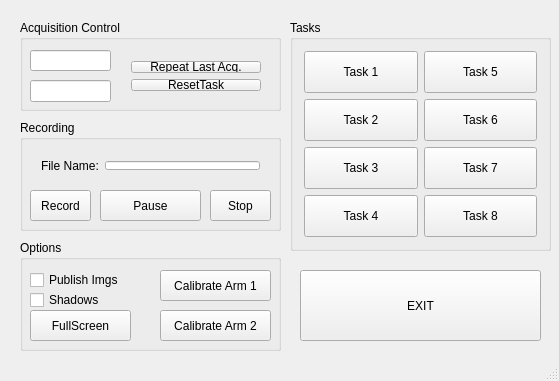
<?xml version="1.0" encoding="UTF-8"?>
<ui version="4.0">
 <class>MainWindow</class>
 <widget class="QMainWindow" name="MainWindow">
  <property name="geometry">
   <rect>
    <x>0</x>
    <y>0</y>
    <width>559</width>
    <height>381</height>
   </rect>
  </property>
  <property name="windowTitle">
   <string>MainWindow</string>
  </property>
  <widget class="QWidget" name="centralWidget">
   <widget class="QGroupBox" name="groupBox">
    <property name="geometry">
     <rect>
      <x>290</x>
      <y>20</y>
      <width>261</width>
      <height>231</height>
     </rect>
    </property>
    <property name="autoFillBackground">
     <bool>true</bool>
    </property>
    <property name="title">
     <string>Tasks</string>
    </property>
    <property name="checkable">
     <bool>false</bool>
    </property>
    <layout class="QGridLayout" name="gridLayout">
     <item row="1" column="0">
      <widget class="QPushButton" name="button_task_1">
       <property name="sizePolicy">
        <sizepolicy hsizetype="Minimum" vsizetype="Expanding">
         <horstretch>0</horstretch>
         <verstretch>0</verstretch>
        </sizepolicy>
       </property>
       <property name="styleSheet">
        <string notr="true">
</string>
       </property>
       <property name="text">
        <string>Task 1</string>
       </property>
       <property name="checkable">
        <bool>true</bool>
       </property>
       <attribute name="buttonGroup">
        <string notr="true">buttonGroup</string>
       </attribute>
      </widget>
     </item>
     <item row="3" column="0">
      <widget class="QPushButton" name="button_task_3">
       <property name="sizePolicy">
        <sizepolicy hsizetype="Minimum" vsizetype="Expanding">
         <horstretch>0</horstretch>
         <verstretch>0</verstretch>
        </sizepolicy>
       </property>
       <property name="text">
        <string>Task 3</string>
       </property>
       <property name="checkable">
        <bool>true</bool>
       </property>
       <attribute name="buttonGroup">
        <string notr="true">buttonGroup</string>
       </attribute>
      </widget>
     </item>
     <item row="2" column="0">
      <widget class="QPushButton" name="button_task_2">
       <property name="sizePolicy">
        <sizepolicy hsizetype="Minimum" vsizetype="Expanding">
         <horstretch>0</horstretch>
         <verstretch>0</verstretch>
        </sizepolicy>
       </property>
       <property name="text">
        <string>Task 2</string>
       </property>
       <property name="checkable">
        <bool>true</bool>
       </property>
       <attribute name="buttonGroup">
        <string notr="true">buttonGroup</string>
       </attribute>
      </widget>
     </item>
     <item row="5" column="0">
      <widget class="QPushButton" name="button_task_4">
       <property name="sizePolicy">
        <sizepolicy hsizetype="Minimum" vsizetype="Expanding">
         <horstretch>0</horstretch>
         <verstretch>0</verstretch>
        </sizepolicy>
       </property>
       <property name="styleSheet">
        <string notr="true"/>
       </property>
       <property name="text">
        <string>Task 4</string>
       </property>
       <property name="checkable">
        <bool>true</bool>
       </property>
       <attribute name="buttonGroup">
        <string notr="true">buttonGroup</string>
       </attribute>
      </widget>
     </item>
     <item row="5" column="1">
      <widget class="QPushButton" name="button_task_8">
       <property name="sizePolicy">
        <sizepolicy hsizetype="Minimum" vsizetype="Expanding">
         <horstretch>0</horstretch>
         <verstretch>0</verstretch>
        </sizepolicy>
       </property>
       <property name="text">
        <string>Task 8</string>
       </property>
       <property name="checkable">
        <bool>true</bool>
       </property>
       <attribute name="buttonGroup">
        <string notr="true">buttonGroup</string>
       </attribute>
      </widget>
     </item>
     <item row="1" column="1">
      <widget class="QPushButton" name="button_task_5">
       <property name="sizePolicy">
        <sizepolicy hsizetype="Minimum" vsizetype="Expanding">
         <horstretch>0</horstretch>
         <verstretch>0</verstretch>
        </sizepolicy>
       </property>
       <property name="text">
        <string>Task 5</string>
       </property>
       <property name="checkable">
        <bool>true</bool>
       </property>
       <attribute name="buttonGroup">
        <string notr="true">buttonGroup</string>
       </attribute>
      </widget>
     </item>
     <item row="2" column="1">
      <widget class="QPushButton" name="button_task_6">
       <property name="sizePolicy">
        <sizepolicy hsizetype="Minimum" vsizetype="Expanding">
         <horstretch>0</horstretch>
         <verstretch>0</verstretch>
        </sizepolicy>
       </property>
       <property name="text">
        <string>Task 6</string>
       </property>
       <property name="checkable">
        <bool>true</bool>
       </property>
       <attribute name="buttonGroup">
        <string notr="true">buttonGroup</string>
       </attribute>
      </widget>
     </item>
     <item row="3" column="1">
      <widget class="QPushButton" name="button_task_7">
       <property name="sizePolicy">
        <sizepolicy hsizetype="Minimum" vsizetype="Expanding">
         <horstretch>0</horstretch>
         <verstretch>0</verstretch>
        </sizepolicy>
       </property>
       <property name="text">
        <string>Task 7</string>
       </property>
       <property name="checkable">
        <bool>true</bool>
       </property>
       <attribute name="buttonGroup">
        <string notr="true">buttonGroup</string>
       </attribute>
      </widget>
     </item>
    </layout>
   </widget>
   <widget class="QGroupBox" name="groupBox_2">
    <property name="geometry">
     <rect>
      <x>20</x>
      <y>120</y>
      <width>261</width>
      <height>111</height>
     </rect>
    </property>
    <property name="title">
     <string>Recording</string>
    </property>
    <widget class="QPushButton" name="record">
     <property name="geometry">
      <rect>
       <x>10</x>
       <y>70</y>
       <width>61</width>
       <height>31</height>
      </rect>
     </property>
     <property name="styleSheet">
      <string notr="true">#record:checked{
color:rgb(255, 0, 4);
background-color: red;
}
	
</string>
     </property>
     <property name="text">
      <string>Record</string>
     </property>
     <property name="checkable">
      <bool>true</bool>
     </property>
    </widget>
    <widget class="QPushButton" name="pause_button">
     <property name="geometry">
      <rect>
       <x>80</x>
       <y>70</y>
       <width>101</width>
       <height>31</height>
      </rect>
     </property>
     <property name="styleSheet">
      <string notr="true">#pause_button:checked{
color:rgb(255, 0, 0);
}</string>
     </property>
     <property name="text">
      <string>Pause</string>
     </property>
     <property name="checkable">
      <bool>true</bool>
     </property>
    </widget>
    <widget class="QPushButton" name="stop">
     <property name="geometry">
      <rect>
       <x>190</x>
       <y>70</y>
       <width>61</width>
       <height>31</height>
      </rect>
     </property>
     <property name="text">
      <string>Stop</string>
     </property>
    </widget>
    <widget class="QWidget" name="">
     <property name="geometry">
      <rect>
       <x>10</x>
       <y>30</y>
       <width>241</width>
       <height>31</height>
      </rect>
     </property>
     <layout class="QHBoxLayout" name="horizontalLayout">
      <item>
       <widget class="QLabel" name="label">
        <property name="text">
         <string>File Name:</string>
        </property>
       </widget>
      </item>
      <item>
       <widget class="QLineEdit" name="file_name">
        <property name="readOnly">
         <bool>false</bool>
        </property>
       </widget>
      </item>
     </layout>
    </widget>
   </widget>
   <widget class="QGroupBox" name="groupBox_3">
    <property name="geometry">
     <rect>
      <x>20</x>
      <y>20</y>
      <width>261</width>
      <height>91</height>
     </rect>
    </property>
    <property name="title">
     <string>Acquisition Control</string>
    </property>
    <widget class="QLineEdit" name="line_edit_num_repetitions">
     <property name="geometry">
      <rect>
       <x>10</x>
       <y>30</y>
       <width>81</width>
       <height>21</height>
      </rect>
     </property>
     <property name="sizePolicy">
      <sizepolicy hsizetype="Minimum" vsizetype="Fixed">
       <horstretch>0</horstretch>
       <verstretch>0</verstretch>
      </sizepolicy>
     </property>
    </widget>
    <widget class="QLineEdit" name="line_edit_duration">
     <property name="geometry">
      <rect>
       <x>10</x>
       <y>60</y>
       <width>81</width>
       <height>22</height>
      </rect>
     </property>
     <property name="sizePolicy">
      <sizepolicy hsizetype="Minimum" vsizetype="Fixed">
       <horstretch>0</horstretch>
       <verstretch>0</verstretch>
      </sizepolicy>
     </property>
    </widget>
    <widget class="QWidget" name="layoutWidget">
     <property name="geometry">
      <rect>
       <x>100</x>
       <y>30</y>
       <width>152</width>
       <height>52</height>
      </rect>
     </property>
     <layout class="QVBoxLayout" name="verticalLayout">
      <item>
       <widget class="QPushButton" name="button_repeat">
        <property name="text">
         <string>Repeat Last Acq.</string>
        </property>
       </widget>
      </item>
      <item>
       <widget class="QPushButton" name="button_reset">
        <property name="text">
         <string>ResetTask</string>
        </property>
       </widget>
      </item>
     </layout>
    </widget>
   </widget>
   <widget class="QGroupBox" name="groupBox_4">
    <property name="geometry">
     <rect>
      <x>20</x>
      <y>240</y>
      <width>261</width>
      <height>111</height>
     </rect>
    </property>
    <property name="title">
     <string>Options</string>
    </property>
    <widget class="QPushButton" name="button_calib_arm1">
     <property name="geometry">
      <rect>
       <x>140</x>
       <y>30</y>
       <width>111</width>
       <height>31</height>
      </rect>
     </property>
     <property name="text">
      <string>Calibrate Arm 1</string>
     </property>
    </widget>
    <widget class="QPushButton" name="button_calib_arm2">
     <property name="geometry">
      <rect>
       <x>140</x>
       <y>70</y>
       <width>111</width>
       <height>31</height>
      </rect>
     </property>
     <property name="text">
      <string>Calibrate Arm 2</string>
     </property>
    </widget>
    <widget class="QCheckBox" name="checkBox_pub_imgs">
     <property name="geometry">
      <rect>
       <x>10</x>
       <y>30</y>
       <width>111</width>
       <height>20</height>
      </rect>
     </property>
     <property name="text">
      <string>Publish Imgs</string>
     </property>
    </widget>
    <widget class="QPushButton" name="button_fullScreen">
     <property name="geometry">
      <rect>
       <x>10</x>
       <y>70</y>
       <width>101</width>
       <height>31</height>
      </rect>
     </property>
     <property name="text">
      <string>FullScreen</string>
     </property>
    </widget>
    <widget class="QCheckBox" name="checkBox_shadows">
     <property name="geometry">
      <rect>
       <x>10</x>
       <y>50</y>
       <width>85</width>
       <height>20</height>
      </rect>
     </property>
     <property name="text">
      <string>Shadows</string>
     </property>
    </widget>
    <zorder>button_calib_arm1</zorder>
    <zorder>button_calib_arm2</zorder>
    <zorder>checkBox_pub_imgs</zorder>
    <zorder>button_fullScreen</zorder>
    <zorder>checkBox_shadows</zorder>
    <zorder>groupBox_2</zorder>
    <zorder>groupBox</zorder>
   </widget>
   <widget class="QPushButton" name="button_exit">
    <property name="geometry">
     <rect>
      <x>300</x>
      <y>270</y>
      <width>241</width>
      <height>71</height>
     </rect>
    </property>
    <property name="text">
     <string>EXIT</string>
    </property>
   </widget>
  </widget>
  <widget class="QStatusBar" name="statusBar"/>
  <action name="actionDo_Something">
   <property name="text">
    <string>Do Something</string>
   </property>
  </action>
 </widget>
 <layoutdefault spacing="6" margin="11"/>
 <resources/>
 <connections/>
 <buttongroups>
  <buttongroup name="buttonGroup"/>
 </buttongroups>
</ui>
